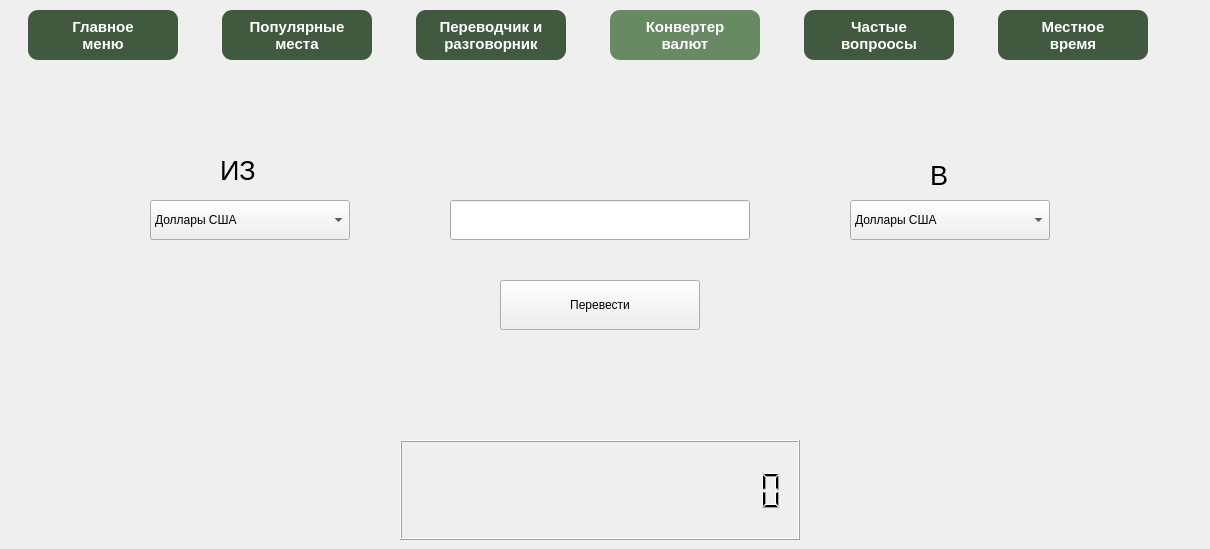
    <widget class="QWidget" name="page_c">
     <widget class="QWidget" name="gridLayoutWidget_4">
      <property name="geometry">
       <rect>
        <x>-10</x>
        <y>0</y>
        <width>1201</width>
        <height>71</height>
       </rect>
      </property>
      <property name="minimumSize">
       <size>
        <width>150</width>
        <height>50</height>
       </size>
      </property>
      <layout class="QGridLayout" name="gridLayout_c">
       <item row="0" column="0">
        <widget class="QPushButton" name="B_c_main">
         <property name="sizePolicy">
          <sizepolicy hsizetype="Fixed" vsizetype="Fixed">
           <horstretch>0</horstretch>
           <verstretch>0</verstretch>
          </sizepolicy>
         </property>
         <property name="minimumSize">
          <size>
           <width>150</width>
           <height>50</height>
          </size>
         </property>
         <property name="font">
          <font>
           <pointsize>11</pointsize>
           <weight>75</weight>
           <bold>true</bold>
          </font>
         </property>
         <property name="styleSheet">
          <string notr="true">background-color: #41593e;
border-radius: 10px; color: white</string>
         </property>
         <property name="text">
          <string>Главное
меню</string>
         </property>
        </widget>
       </item>
       <item row="0" column="3">
        <widget class="QPushButton" name="B_c_converter">
         <property name="sizePolicy">
          <sizepolicy hsizetype="Fixed" vsizetype="Fixed">
           <horstretch>0</horstretch>
           <verstretch>0</verstretch>
          </sizepolicy>
         </property>
         <property name="minimumSize">
          <size>
           <width>150</width>
           <height>50</height>
          </size>
         </property>
         <property name="font">
          <font>
           <pointsize>11</pointsize>
           <weight>75</weight>
           <bold>true</bold>
          </font>
         </property>
         <property name="styleSheet">
          <string notr="true">background-color: #678a63;
border-radius: 10px; color: white</string>
         </property>
         <property name="text">
          <string>Конвертер
валют</string>
         </property>
        </widget>
       </item>
       <item row="0" column="1">
        <widget class="QPushButton" name="B_c_popular">
         <property name="sizePolicy">
          <sizepolicy hsizetype="Fixed" vsizetype="Fixed">
           <horstretch>0</horstretch>
           <verstretch>0</verstretch>
          </sizepolicy>
         </property>
         <property name="minimumSize">
          <size>
           <width>150</width>
           <height>50</height>
          </size>
         </property>
         <property name="font">
          <font>
           <pointsize>11</pointsize>
           <weight>75</weight>
           <bold>true</bold>
          </font>
         </property>
         <property name="styleSheet">
          <string notr="true">background-color: #41593e;
border-radius: 10px; color: white</string>
         </property>
         <property name="text">
          <string>Популярные 
места</string>
         </property>
        </widget>
       </item>
       <item row="0" column="4">
        <widget class="QPushButton" name="B_c_faq">
         <property name="sizePolicy">
          <sizepolicy hsizetype="Fixed" vsizetype="Fixed">
           <horstretch>0</horstretch>
           <verstretch>0</verstretch>
          </sizepolicy>
         </property>
         <property name="minimumSize">
          <size>
           <width>150</width>
           <height>50</height>
          </size>
         </property>
         <property name="font">
          <font>
           <pointsize>11</pointsize>
           <weight>75</weight>
           <bold>true</bold>
          </font>
         </property>
         <property name="styleSheet">
          <string notr="true">background-color: #41593e;
border-radius: 10px; color: white</string>
         </property>
         <property name="text">
          <string>Частые
вопроосы</string>
         </property>
        </widget>
       </item>
       <item row="0" column="5">
        <widget class="QPushButton" name="B_c_time">
         <property name="sizePolicy">
          <sizepolicy hsizetype="Fixed" vsizetype="Fixed">
           <horstretch>0</horstretch>
           <verstretch>0</verstretch>
          </sizepolicy>
         </property>
         <property name="minimumSize">
          <size>
           <width>150</width>
           <height>50</height>
          </size>
         </property>
         <property name="font">
          <font>
           <pointsize>11</pointsize>
           <weight>75</weight>
           <bold>true</bold>
          </font>
         </property>
         <property name="styleSheet">
          <string notr="true">background-color: #41593e;
border-radius: 10px; color: white</string>
         </property>
         <property name="text">
          <string>Местное
время</string>
         </property>
        </widget>
       </item>
       <item row="0" column="2">
        <widget class="QPushButton" name="B_c_razgovornik">
         <property name="sizePolicy">
          <sizepolicy hsizetype="Fixed" vsizetype="Fixed">
           <horstretch>0</horstretch>
           <verstretch>0</verstretch>
          </sizepolicy>
         </property>
         <property name="minimumSize">
          <size>
           <width>150</width>
           <height>50</height>
          </size>
         </property>
         <property name="font">
          <font>
           <pointsize>11</pointsize>
           <weight>75</weight>
           <bold>true</bold>
          </font>
         </property>
         <property name="styleSheet">
          <string notr="true">background-color: #41593e;
border-radius: 10px; color: white</string>
         </property>
         <property name="text">
          <string>Переводчик и 
разговорник</string>
         </property>
        </widget>
       </item>
      </layout>
     </widget>
     <widget class="QLineEdit" name="LE_c_amount_input">
      <property name="geometry">
       <rect>
        <x>450</x>
        <y>200</y>
        <width>300</width>
        <height>40</height>
       </rect>
      </property>
     </widget>
     <widget class="QPushButton" name="B_c_run">
      <property name="geometry">
       <rect>
        <x>500</x>
        <y>280</y>
        <width>200</width>
        <height>50</height>
       </rect>
      </property>
      <property name="text">
       <string>Перевести</string>
      </property>
     </widget>
     <widget class="QLabel" name="L_c_from_currency_2">
      <property name="geometry">
       <rect>
        <x>930</x>
        <y>160</y>
        <width>51</width>
        <height>31</height>
       </rect>
      </property>
      <property name="font">
       <font>
        <pointsize>20</pointsize>
        <weight>50</weight>
        <bold>false</bold>
       </font>
      </property>
      <property name="text">
       <string>В</string>
      </property>
     </widget>
     <widget class="QLabel" name="L_c_from_currency">
      <property name="geometry">
       <rect>
        <x>220</x>
        <y>150</y>
        <width>61</width>
        <height>41</height>
       </rect>
      </property>
      <property name="font">
       <font>
        <pointsize>20</pointsize>
       </font>
      </property>
      <property name="text">
       <string>ИЗ</string>
      </property>
     </widget>
     <widget class="QComboBox" name="CB_c_from_currency">
      <property name="geometry">
       <rect>
        <x>150</x>
        <y>200</y>
        <width>200</width>
        <height>40</height>
       </rect>
      </property>
      <item>
       <property name="text">
        <string>Доллары США</string>
       </property>
      </item>
      <item>
       <property name="text">
        <string>Евро</string>
       </property>
      </item>
      <item>
       <property name="text">
        <string>Рубли</string>
       </property>
      </item>
      <item>
       <property name="text">
        <string>Фунты стерлингов</string>
       </property>
      </item>
     </widget>
     <widget class="QComboBox" name="CB_c_to_currency">
      <property name="geometry">
       <rect>
        <x>850</x>
        <y>200</y>
        <width>200</width>
        <height>40</height>
       </rect>
      </property>
      <item>
       <property name="text">
        <string>Доллары США</string>
       </property>
      </item>
      <item>
       <property name="text">
        <string>Евро</string>
       </property>
      </item>
      <item>
       <property name="text">
        <string>Рубли</string>
       </property>
      </item>
      <item>
       <property name="text">
        <string>Фунты стерлингов</string>
       </property>
      </item>
     </widget>
     <widget class="QLCDNumber" name="LCD_c_result">
      <property name="geometry">
       <rect>
        <x>400</x>
        <y>440</y>
        <width>400</width>
        <height>100</height>
       </rect>
      </property>
      <property name="font">
       <font>
        <pointsize>8</pointsize>
       </font>
      </property>
      <property name="smallDecimalPoint">
       <bool>true</bool>
      </property>
      <property name="digitCount">
       <number>16</number>
      </property>
     </widget>
     <widget class="QLabel" name="L_c_error">
      <property name="geometry">
       <rect>
        <x>450</x>
        <y>160</y>
        <width>301</width>
        <height>31</height>
       </rect>
      </property>
      <property name="font">
       <font>
        <pointsize>16</pointsize>
        <weight>75</weight>
        <bold>true</bold>
       </font>
      </property>
      <property name="styleSheet">
       <string notr="true">text-align: center;</string>
      </property>
      <property name="text">
       <string/>
      </property>
     </widget>
    </widget>
